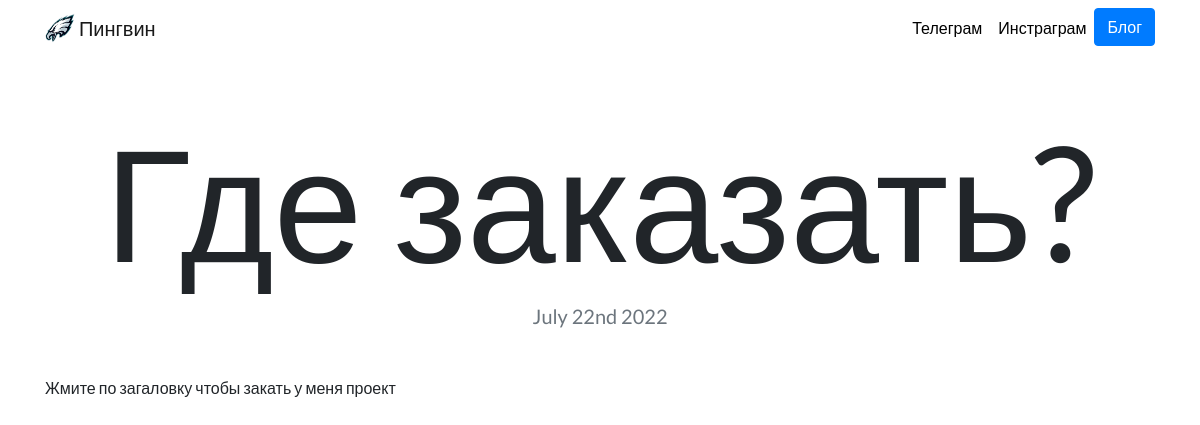
Page /blog/3/ on the committed database.
### blog/models.py (models this page shows, shortened)
class Project2(models.Model):
    title = models.CharField(max_length=100)
    description = models.TextField()
    data = models.DateField()
    url = models.URLField(blank=True)

### blog/views.py (the view)
# urls.py: path('<int:blog_id>/', views.detail, name='detail')
def detail(request, blog_id):
    blog = get_object_or_404(Project2, pk=blog_id)
    return render(request, 'blog/detail.html', {'blog': blog})

### blog/templates/blog/detail.html
{% extends 'portfolio/base.html' %}
{% block content %}
<h1 class="text-center mt-5" id="blogdetailtitle">{{ blog.title }}</h1>
<h5 class="text-center text-muted mb-5">{{ blog.data|date:'F jS Y' }}</h5>
{{ blog.description|safe }}
{% endblock %}

### portfolio/static/portfolio/css/style.css (style rules this page uses)
body { font-family: 'Lato', sans-serif; }
@media (min-width: 900px) { #blogdetailtitle { font-size: 10rem; } }

### rows in the picture
Project2: title "Где заказать?", data "July 22nd 2022", description "Жмите по загаловку чтобы закать у меня проект"
